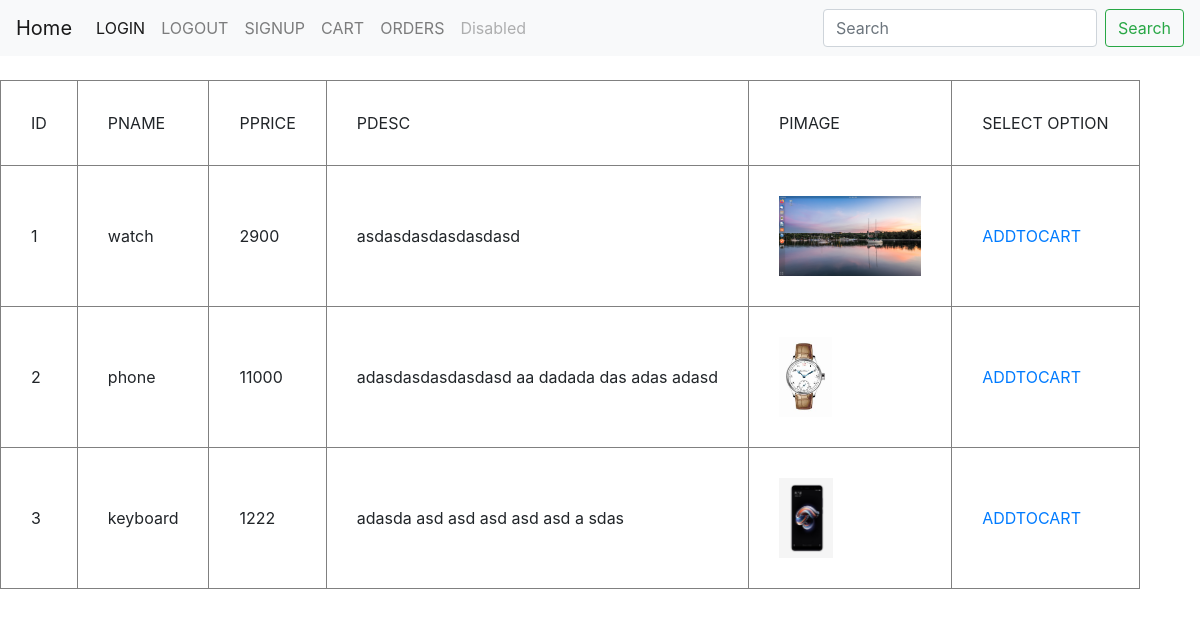
The page / on the database its author committed.
### user/models.py (models this page shows, shortened)
class Product(models.Model):
	name = models.CharField(max_length=20)
	price = models.IntegerField()
	image = models.ImageField(max_length=1000)
	description = models.CharField(max_length=100)

### user/views.py (the view)
# urls.py: path('',views.home),
def home(request):
	product = models.Product.objects.all()
	return render(request,'home.html',{'curl':curl,'product':product})

### user/templates/home.html (shortened to what this page needs)
{% extends "base.html" %}
{% block content %}
<br>
<table border="1" cellpadding="30;">
		<tr>
			<td>ID</td>
			<td>PNAME</td>
			<td>PPRICE</td>
			<td>PDESC</td>
			<td>PIMAGE</td>
			<td colspan="1" >SELECT OPTION</td>
		</tr>
		{% for i in product %}
			<tr>
				<td>{{i.id}}</td>
				<td>{{i.name}}</td>
				<td>{{i.price}}</td>
				<td>{{i.description}}</td>
				<td><img src="{{i.image.url}}" height="80px;"></td>
				<td><a href="{{curl}}addtocart/{{i.id}}/">ADDTOCART</a></td>
			</tr>
		{% endfor %}
</table>
</body>
{% endblock %}

### user/templates/base.html (shortened to what this page needs)
<!DOCTYPE html>
<html>
<head>
  <link rel="stylesheet" href="https://stackpath.bootstrapcdn.com/bootstrap/4.4.1/css/bootstrap.min.css">
</head>
<body>
<nav class="navbar navbar-expand-lg navbar-light bg-light">
  <a class="navbar-brand" href='/'>Home</a>
  <div class="collapse navbar-collapse" id="navbarSupportedContent">
    <ul class="navbar-nav mr-auto">
      <li class="nav-item active">
        <a class="nav-link" href="/accounts/login/">LOGIN<span class="sr-only">(current)</span></a>
      </li>
      <li class="nav-item">
        <a class="nav-link" href="/accounts/logout/">LOGOUT</a>
      </li>
    <li class="nav-item">
        <a class="nav-link" href="/accounts/signup/">SIGNUP</a>
      </li>
      <li class="nav-item">
        <a class="nav-link" href="/cart/">CART</a>
      </li>
      <li class="nav-item">
        <a class="nav-link" href="/order/">ORDERS</a>
      </li>
      <li class="nav-item">
        <a class="nav-link disabled" href="#" tabindex="-1" aria-disabled="true">Disabled</a>
      </li>
    </ul>
    <form class="form-inline my-2 my-lg-0">
      <input class="form-control mr-sm-2" type="search" placeholder="Search" aria-label="Search">
      <button class="btn btn-outline-success my-2 my-sm-0" type="submit">Search</button>
    </form>
  </div>
</nav>
<div>
{% block content %}
{% endblock %}
</body>
</html>

### rows shown on the page
Product: id "1", name "watch", price "2900", description "asdasdasdasdasdasd", image (picture)
Product: id "2", name "phone", price "11000", description "adasdasdasdasdasd aa dadada das adas adasd", image (picture)
Product: id "3", name "keyboard", price "1222", description "adasda asd asd asd asd asd a sdas", image (picture)
